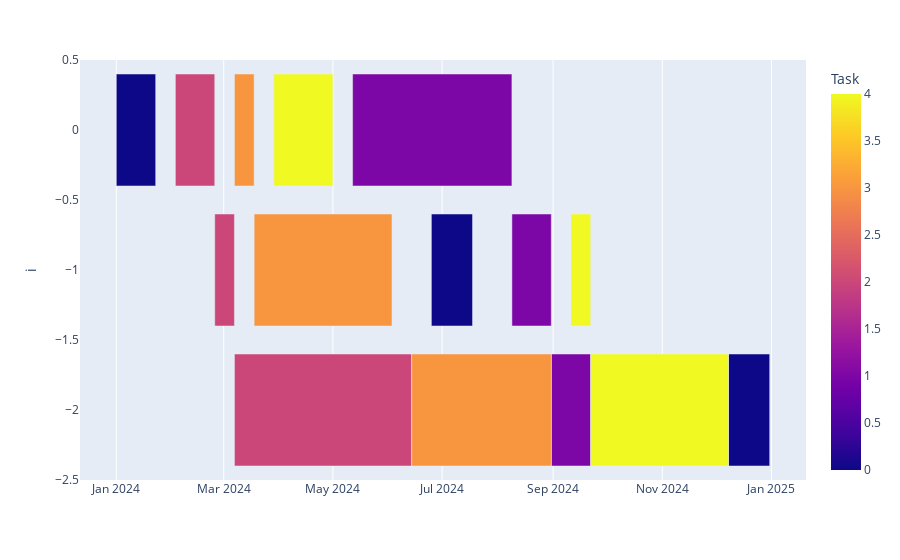

Write notebook code for a chart like this one.
### Code cell
fssp.plot_gantt(solution)

### Figure 1 — Plotly figure (JSON) as saved in the notebook; plotly's stock layout.template omitted (floating-point values rounded to 4 significant figures)
{"data": [{"alignmentgroup": "True", "base": ["2024-01-01", "2024-05-12", "2024-02-03", "2024-03-07", "2024-03-29", "2024-06-25", "2024-08-09", "2024-02-25", "2024-03-18", "2024-09-11", "2024-12-08", "2024-08-31", "2024-03-07", "2024-06-14", "2024-09-22"], "hovertemplate": "Start_Date=%{base}<br>Finish_Date=%{x}<br>i=%{y}<br>Task=%{marker.color}<extra></extra>", "legendgroup": "", "marker": {"color": [0, 1, 2, 3, 4, 0, 1, 2, 3, 4, 0, 1, 2, 3, 4], "coloraxis": "coloraxis", "pattern": {"shape": ""}}, "name": "", "offsetgroup": "", "orientation": "h", "showlegend": false, "textposition": "auto", "type": "bar", "x": [1900800000, 7689600000, 1900800000, 950400000, 2851200000, 1987200000, 1900800000, 950400000, 6652800000, 950400000, 1987200000, 1900800000, 8553600000, 6739200000, 6652800000], "xaxis": "x", "y": [0, 0, 0, 0, 0, -1, -1, -1, -1, -1, -2, -2, -2, -2, -2], "yaxis": "y"}], "layout": {"barmode": "overlay", "coloraxis": {"colorbar": {"title": {"text": "Task"}}, "colorscale": [[0, "#0d0887"], [0.1111, "#46039f"], [0.2222, "#7201a8"], [0.3333, "#9c179e"], [0.4444, "#bd3786"], [0.5556, "#d8576b"], [0.6667, "#ed7953"], [0.7778, "#fb9f3a"], [0.8889, "#fdca26"], [1, "#f0f921"]]}, "legend": {"tracegroupgap": 0}, "margin": {"t": 60}, "xaxis": {"anchor": "y", "domain": [0, 1], "type": "date"}, "yaxis": {"anchor": "x", "domain": [0, 1], "title": {"text": "i"}}}}
